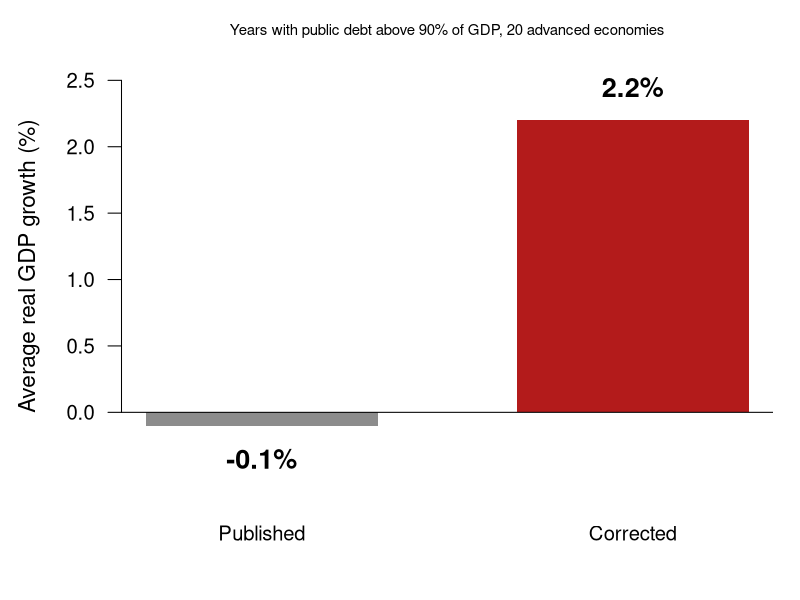
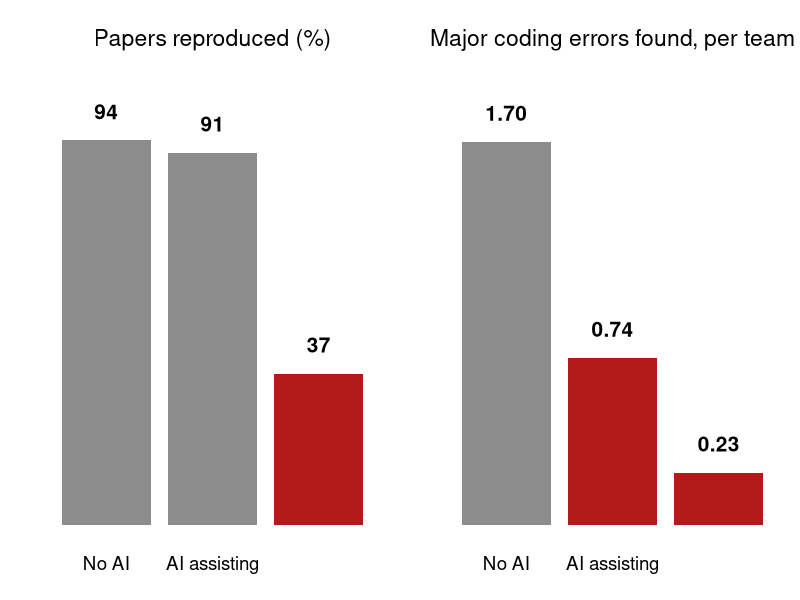
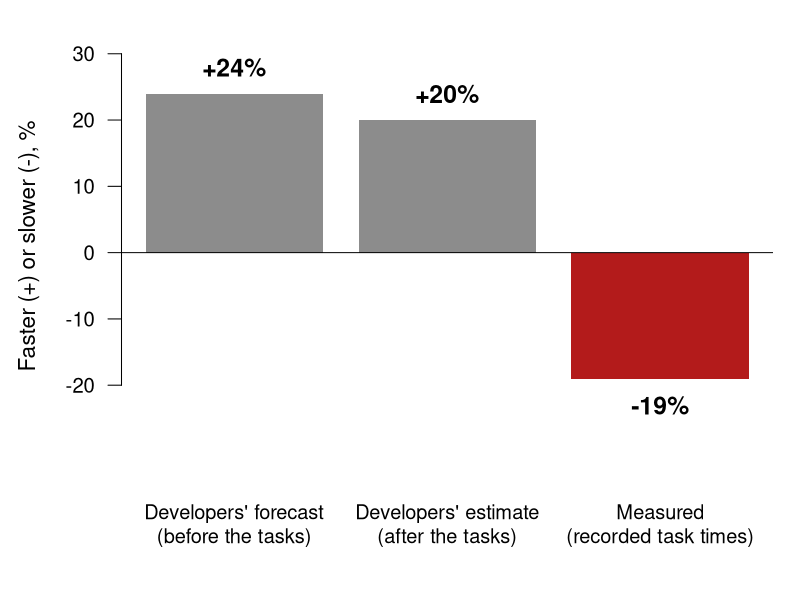
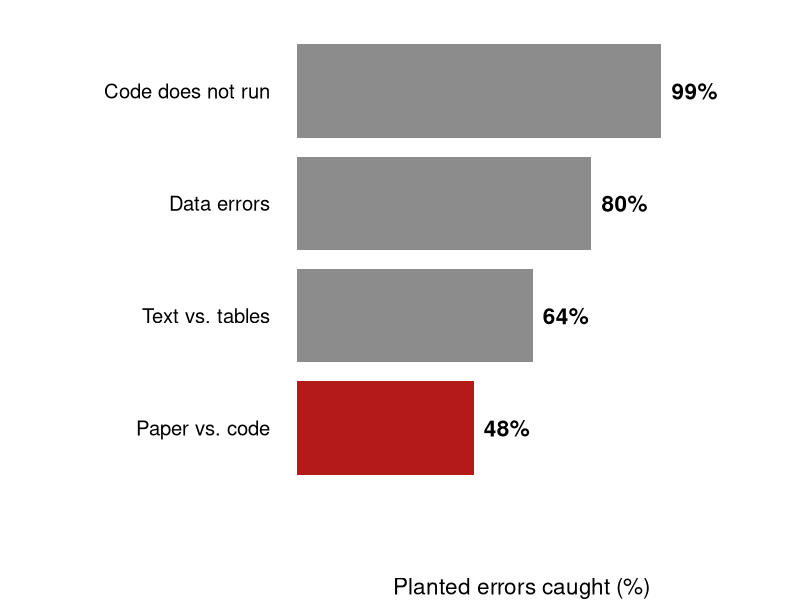
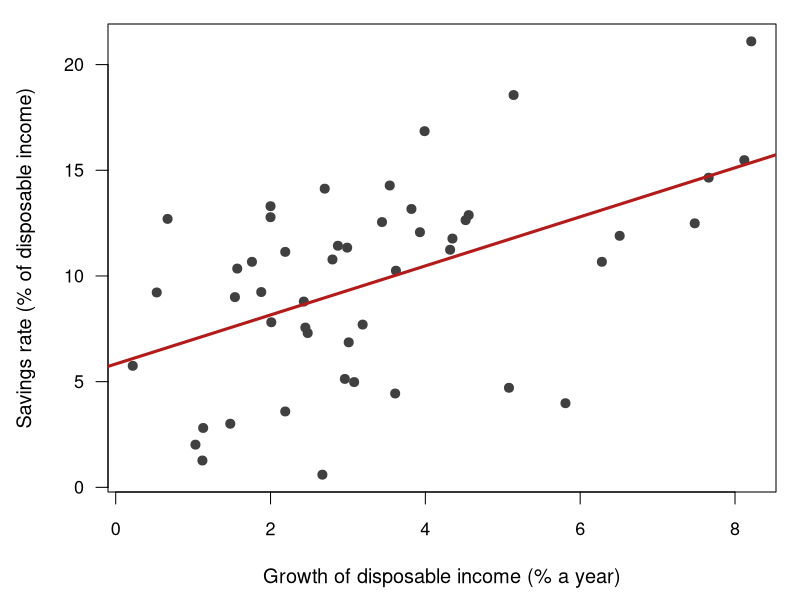
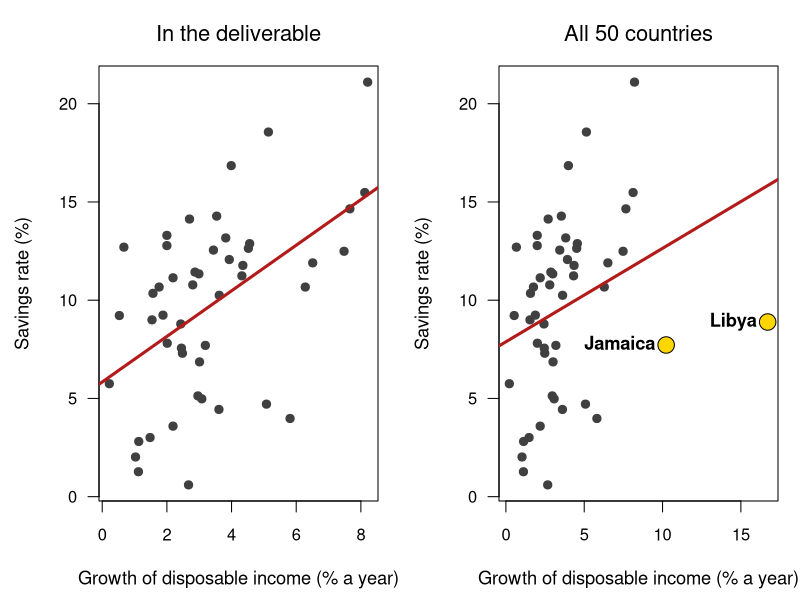
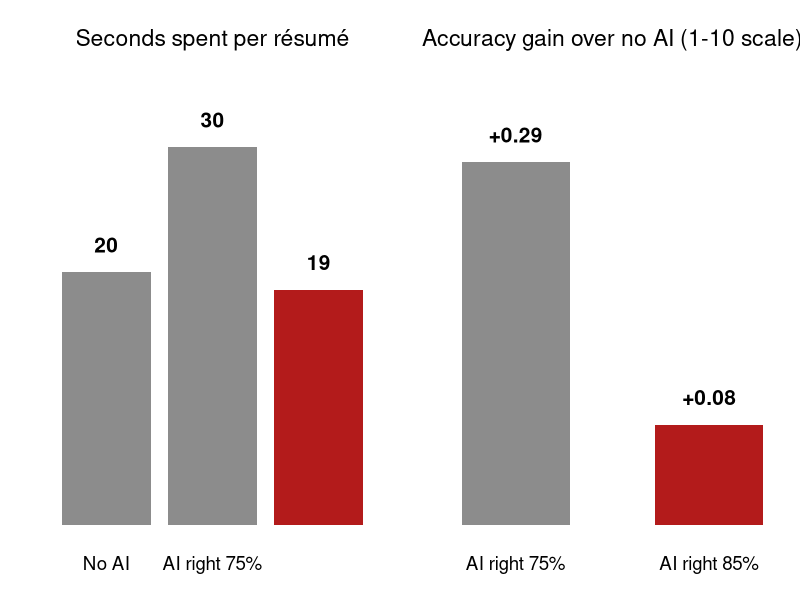

The R script that drew these images, in order:
# make-figures.R: the charts for session 10. Run from this folder:
#   Rscript make-figures.R
# Every number is typed from the source named next to it; the savings
# figures come from R's built-in LifeCycleSavings.

RED  <- "#b31b1b"
GREY <- "grey55"
open_png <- function(file, w = 1600, h = 760) {
  png(file, width = w, height = h, res = 200)
  par(las = 1, mar = c(4, 4.5, 1.5, 1), cex = 1.35, cex.axis = 0.9, cex.lab = 1)
}

# 1) Reinhart and Rogoff: growth when public debt is above 90% of GDP ----
# Herndon, Ash & Pollin (2014), Cambridge Journal of Economics 38(2): 2.2%
# on average, "not -0.1% as published".
open_png("F1-debt-growth.png", w = 1400, h = 800)
v <- c(-0.1, 2.2)
b <- barplot(v, names.arg = c("Published", "Corrected"), col = c(GREY, RED),
             border = NA, ylim = c(-0.6, 2.8), width = 0.6, space = 0.6,
             ylab = "Average real GDP growth (%)", axes = FALSE)
axis(2, at = seq(0, 2.5, 0.5)); abline(h = 0)
text(b, v + ifelse(v < 0, -0.25, 0.25), sprintf("%.1f%%", v), cex = 1.2, font = 2)
mtext("Years with public debt above 90% of GDP, 20 advanced economies", side = 3,
      line = 0, cex = 0.9)
dev.off()

# 2) Institute for Replication experiment ----
# Brodeur et al. (2026), PNAS 123(22), abstract and Table 1.
open_png("F2-i4r.png", w = 1800, h = 780)
par(mfrow = c(1, 2), mar = c(3, 2, 3, 1), cex = 1.25)
lab <- c("No AI", "AI assisting", "AI in charge")
b <- barplot(c(94, 91, 37), names.arg = lab, col = c(GREY, GREY, RED), border = NA,
             ylim = c(0, 110), axes = FALSE, main = "Papers reproduced (%)",
             font.main = 1, cex.main = 1.1)
text(b, c(94, 91, 37) + 7, c("94", "91", "37"), font = 2)
b <- barplot(c(1.70, 0.74, 0.23), names.arg = lab, col = c(GREY, RED, RED),
             border = NA, ylim = c(0, 2), axes = FALSE,
             main = "Major coding errors found, per team", font.main = 1, cex.main = 1.1)
text(b, c(1.70, 0.74, 0.23) + 0.13, c("1.70", "0.74", "0.23"), font = 2)
dev.off()

# 3) Expected, felt, and measured speed ----
# Becker et al. (2025), METR: forecast 24% faster, felt 20% faster,
# measured 19% slower (completion time).
open_png("F3-speed.png", w = 1600, h = 800)
v <- c(24, 20, -19)
par(mar = c(5.5, 4.5, 1.5, 1))
b <- barplot(v, names.arg = rep("", 3),
             col = c(GREY, GREY, RED), border = NA, ylim = c(-30, 32), axes = FALSE,
             ylab = "Faster (+) or slower (-), %")
mtext(c("Developers' forecast\n(before the tasks)", "Developers' estimate\n(after the tasks)",
        "Measured\n(recorded task times)"), side = 1, at = b, line = 2.6, cex = 1.2)
axis(2, at = seq(-20, 30, 10)); abline(h = 0)
text(b, v + ifelse(v < 0, -4, 4), paste0(ifelse(v > 0, "+", ""), v, "%"), font = 2, cex = 1.1)
dev.off()

# 4) Recall of verifier agents on planted errors ----
# Willner & Yanagizawa-Drott (2026), "Verifying the Verifiers".
open_png("F4-recall.png", w = 1600, h = 760)
par(mar = c(4, 11, 1, 2), cex = 1.35)
v <- c(99, 80, 64, 48)
lab <- c("Code does not run", "Data errors", "Text vs. tables", "Paper vs. code")
b <- barplot(rev(v), names.arg = rev(lab), horiz = TRUE, col = c(RED, GREY, GREY, GREY),
             border = NA, xlim = c(0, 122), axes = FALSE,
             xlab = "Planted errors caught (%)")
text(rev(v) + 9, b, paste0(rev(v), "%"), font = 2)
dev.off()

# 5) The figure in the deliverable, and the same figure with all 50 ----
d <- LifeCycleSavings
k <- d[d$ddpi < 10, ]
open_png("F5-deliverable.png", w = 1400, h = 900)
par(mar = c(4.5, 4.5, 1, 1), cex = 1.2)
plot(k$ddpi, k$sr, pch = 19, col = "grey25",
     xlab = "Growth of disposable income (% a year)",
     ylab = "Savings rate (% of disposable income)")
abline(lm(sr ~ ddpi, data = k), lwd = 3, col = RED)
dev.off()

open_png("F6-reveal.png", w = 2000, h = 820)
par(mfrow = c(1, 2), mar = c(4.5, 4.5, 3, 1), cex = 1.1)
plot(k$ddpi, k$sr, pch = 19, col = "grey25", main = "In the deliverable",
     font.main = 1, xlab = "Growth of disposable income (% a year)",
     ylab = "Savings rate (%)")
abline(lm(sr ~ ddpi, data = k), lwd = 3, col = RED)
plot(d$ddpi, d$sr, pch = 19, col = "grey25", main = "All 50 countries",
     font.main = 1, xlab = "Growth of disposable income (% a year)",
     ylab = "Savings rate (%)")
out <- d$ddpi >= 10
points(d$ddpi[out], d$sr[out], pch = 21, bg = "gold", cex = 2)
text(d$ddpi[out], d$sr[out], rownames(d)[out], pos = 2, font = 2)
abline(lm(sr ~ ddpi, data = d), lwd = 3, col = RED)
dev.off()

# 7) Recruiters given a better or a weaker AI ----
# Dell'Acqua (working paper, 2022), "Falling Asleep at the Wheel", Tables 4
# and 5: seconds per resume = control mean 20.2 plus the estimated effect
# (+10.0 with the 75%-accurate AI, -1.4 with the 85%-accurate AI); accuracy
# gain over no AI on the paper's 1-10 scale, column 3 (+0.29, +0.08).
open_png("F7-recruiters.png", w = 1800, h = 780)
par(mfrow = c(1, 2), mar = c(3, 2, 3, 1), cex = 1.25)
lab <- c("No AI", "AI right 75%", "AI right 85%")
v <- c(20.2, 20.2 + 10.0, 20.2 - 1.4)
b <- barplot(v, names.arg = lab, col = c(GREY, GREY, RED), border = NA,
             ylim = c(0, 36), axes = FALSE, main = "Seconds spent per résumé",
             font.main = 1, cex.main = 1.1)
text(b, v + 2.2, round(v), font = 2)
v <- c(0.29, 0.08)
b <- barplot(v, names.arg = lab[2:3], col = c(GREY, RED), border = NA,
             ylim = c(0, 0.36), axes = FALSE, width = 0.6, space = 0.8,
             main = "Accuracy gain over no AI (1-10 scale)", font.main = 1, cex.main = 1.1)
text(b, v + 0.022, sprintf("+%.2f", v), font = 2)
dev.off()
